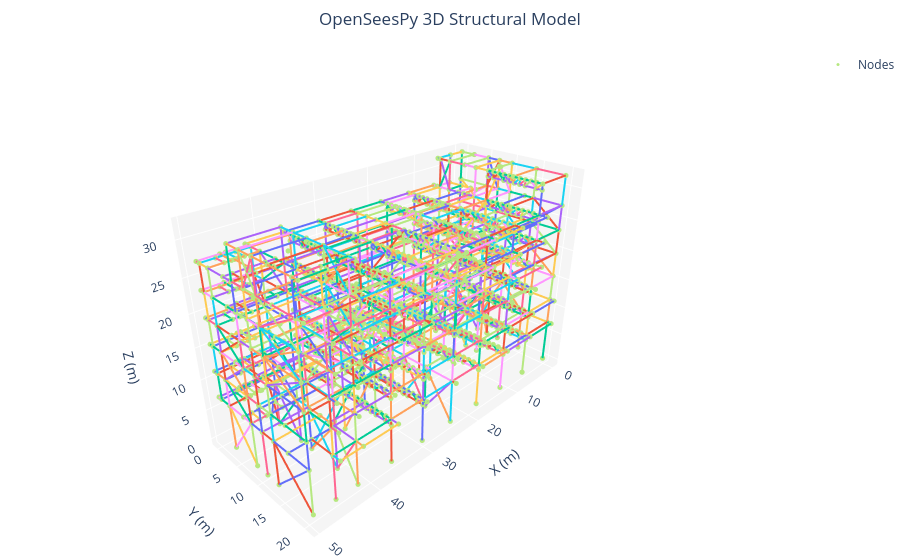

The cell this chart's notebook holds for it:
### Code cell
# ============================================================
# 3D INTERACTIVE OPENSEES MODEL VIEWER
# ============================================================

import plotly.graph_objects as go


def plot_opensees_3d(
    show_nodes=True,
    show_node_labels=False,
    show_element_labels=False,
    node_size=3,
    line_width=4,
    show_supports=True
):

    # --------------------------------------------------------
    # 1. GET NODES
    # --------------------------------------------------------

    node_tags = ops.getNodeTags()

    node_coords = {}
    
    for node in node_tags:
        try:
            crd = ops.nodeCoord(node)

            # فقط 3D nodes
            if len(crd) >= 3:
                node_coords[node] = np.array(crd[:3], dtype=float)

        except:
            pass

    print(f"Number of nodes: {len(node_coords)}")


    # --------------------------------------------------------
    # 2. GET ELEMENTS
    # --------------------------------------------------------

    ele_tags = ops.getEleTags()

    print(f"Number of elements: {len(ele_tags)}")


    # --------------------------------------------------------
    # 3. CREATE FIGURE
    # --------------------------------------------------------

    fig = go.Figure()


    # --------------------------------------------------------
    # 4. ELEMENTS
    # --------------------------------------------------------

    for ele in ele_tags:

        try:
            nodes = ops.eleNodes(ele)

            if len(nodes) < 2:
                continue

            n1 = nodes[0]
            n2 = nodes[1]

            if n1 not in node_coords or n2 not in node_coords:
                continue

            x1, y1, z1 = node_coords[n1]
            x2, y2, z2 = node_coords[n2]

            # --------------------------------------------
            # ELEMENT LINE
            # --------------------------------------------

            fig.add_trace(
                go.Scatter3d(
                    x=[x1, x2],
                    y=[y1, y2],
                    z=[z1, z2],

                    mode="lines",

                    line=dict(
                        width=line_width
                    ),

                    hovertemplate=(
                        f"<b>Element {ele}</b><br>"
                        f"Node I: {n1}<br>"
                        f"Node J: {n2}<br>"
                        f"Length: "
                        f"{np.linalg.norm(node_coords[n2]-node_coords[n1]):.3f} m"
                        "<extra></extra>"
                    ),

                    showlegend=False
                )
            )


            # --------------------------------------------
            # ELEMENT LABEL
            # --------------------------------------------

            if show_element_labels:

                xm = (x1 + x2) / 2
                ym = (y1 + y2) / 2
                zm = (z1 + z2) / 2

                fig.add_trace(
                    go.Scatter3d(
                        x=[xm],
                        y=[ym],
                        z=[zm],

                        mode="text",

                        text=[str(ele)],

                        textfont=dict(
                            size=9
                        ),

                        showlegend=False
                    )
                )

        except Exception:
            continue


    # --------------------------------------------------------
    # 5. NODES
    # --------------------------------------------------------

    if show_nodes:

        X = []
        Y = []
        Z = []
        labels = []

        for node, coord in node_coords.items():

            X.append(coord[0])
            Y.append(coord[1])
            Z.append(coord[2])

            labels.append(str(node))


        fig.add_trace(
            go.Scatter3d(

                x=X,
                y=Y,
                z=Z,

                mode="markers",

                marker=dict(
                    size=node_size
                ),

                text=labels,

                hovertemplate=(
                    "<b>Node %{text}</b><br>"
                    "X = %{x:.3f} m<br>"
                    "Y = %{y:.3f} m<br>"
                    "Z = %{z:.3f} m"
                    "<extra></extra>"
                ),

                name="Nodes"
            )
        )


    # --------------------------------------------------------
    # 6. NODE LABELS
    # --------------------------------------------------------

    if show_node_labels:

        X = []
        Y = []
        Z = []
        labels = []

        for node, coord in node_coords.items():

            X.append(coord[0])
            Y.append(coord[1])
            Z.append(coord[2])

            labels.append(str(node))


        fig.add_trace(
            go.Scatter3d(

                x=X,
                y=Y,
                z=Z,

                mode="text",

                text=labels,

                textposition="top center",

                textfont=dict(
                    size=8
                ),

                showlegend=False
            )
        )


    # --------------------------------------------------------
    # 7. SUPPORTS
    # --------------------------------------------------------

    if show_supports:

        support_nodes = []

        for node in node_tags:

            try:

                # OpenSees nodeCoord
                crd = ops.nodeCoord(node)

                if len(crd) < 3:
                    continue

                # ------------------------------------------------
                # NOTE:
                # OpenSeesPy doesn't provide a simple universal
                # "get fixity" command.
                #
                # Therefore, if you have a list of base nodes,
                # put them here.
                # ------------------------------------------------

            except:
                continue


    # --------------------------------------------------------
    # 8. AXES / LAYOUT
    # --------------------------------------------------------

    fig.update_layout(

        title=dict(
            text="OpenSeesPy 3D Structural Model",
            x=0.5
        ),

        scene=dict(

            xaxis=dict(
                title="X (m)",
                showbackground=True,
                backgroundcolor="rgb(245,245,245)",
                gridcolor="white"
            ),

            yaxis=dict(
                title="Y (m)",
                showbackground=True,
                backgroundcolor="rgb(245,245,245)",
                gridcolor="white"
            ),

            zaxis=dict(
                title="Z (m)",
                showbackground=True,
                backgroundcolor="rgb(245,245,245)",
                gridcolor="white"
            ),

            aspectmode="data",

            camera=dict(
                eye=dict(
                    x=1.6,
                    y=1.6,
                    z=1.2
                )
            )
        ),

        margin=dict(
            l=0,
            r=0,
            b=0,
            t=50
        ),

        hovermode="closest"
    )


    # --------------------------------------------------------
    # 9. SHOW
    # --------------------------------------------------------


    return fig
plot_opensees_3d()
